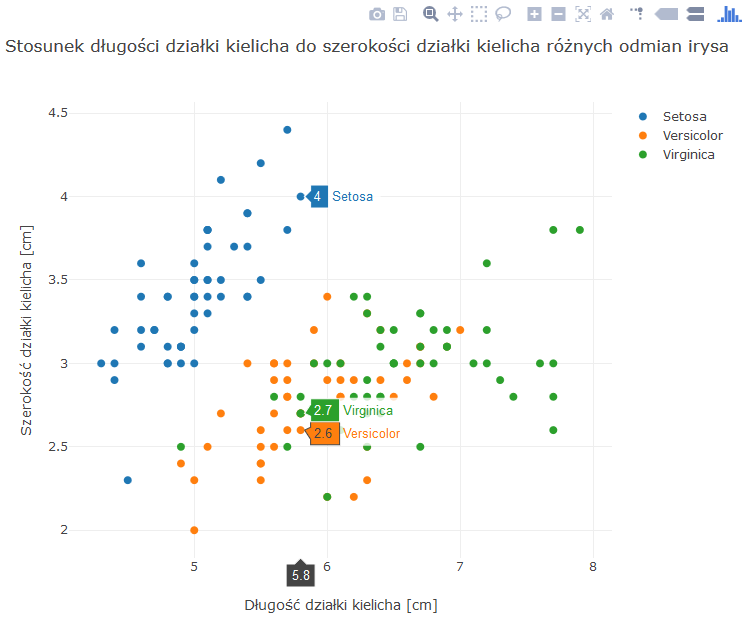

Recreate this plot in Python.
# - *- coding: utf- 8 - *-
import plotly.offline as pyo
import plotly.graph_objs as go
import pandas as pd
df = pd.read_csv('iris.csv')
trace_1 = go.Scatter(
    x = df[df.Species=='setosa']['sepal_length'],
    y = df[df.Species=='setosa']['sepal_width'],
    mode = 'markers',
    marker = dict(
        size = 8,
        symbol = 'circle'
    ),
    name = 'Setosa'
)
trace_2 = go.Scatter(
    x = df[df.Species=='versicolor']['sepal_length'],
    y = df[df.Species=='versicolor']['sepal_width'],
    mode = 'markers',
    marker = dict(
        size = 8,
        symbol = 'circle'
    ),
    name = 'Versicolor'
)
trace_3 = go.Scatter(
    x = df[df.Species=='virginica']['sepal_length'],
    y = df[df.Species=='virginica']['sepal_width'],
    mode = 'markers',
    marker = dict(
        size = 8,
        symbol = 'circle'
    ),
    name = 'Virginica'
)
data= [trace_1, trace_2, trace_3]
layout = go.Layout(
    title='Stosunek długości działki kielicha do szerokości działki kielicha różnych odmian irysa',
    xaxis = dict(title = 'Długość działki kielicha [cm]'),
    yaxis = dict(title = 'Szerokość działki kielicha [cm]')
)
fig = go.Figure(data=data, layout=layout)
pyo.plot(fig, filename='iris_2d.html')
python
